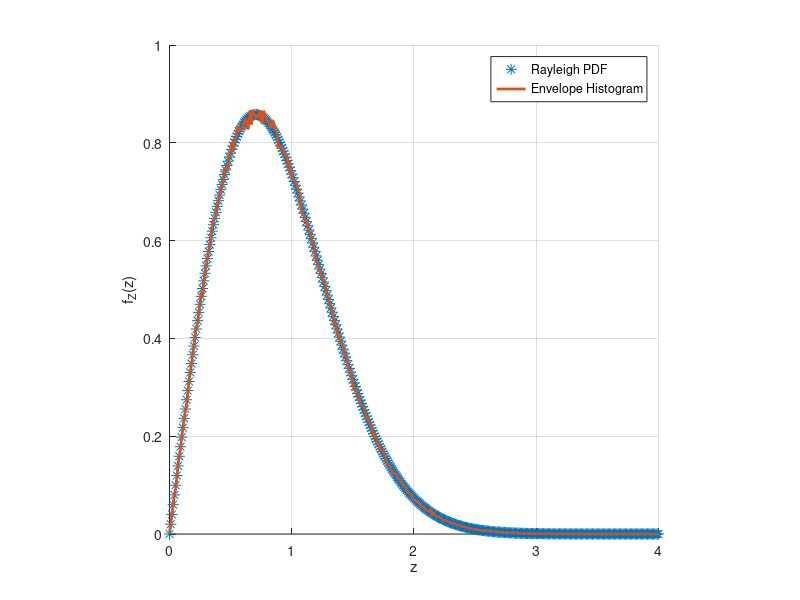
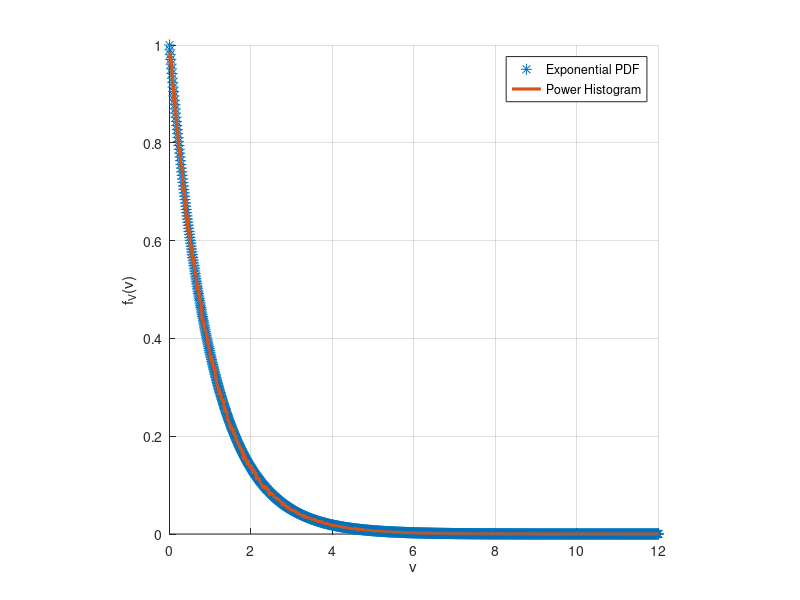

The MATLAB source for these figures, in order:
clear;clc;
rayleigh_data = sqrt(0.5).*(randn(1,1e6)+1i.*randn(1,1e6));
rayleigh_power = abs(rayleigh_data).^2;
bin_width = 1e-2;
lims = 0:bin_width:4;
N = hist(abs(rayleigh_data),lims);hold on;
plot(lims,2.*lims.*exp(-lims.^2),'*','MarkerSize',8);
plot(lims,N./1e6./bin_width,'LineWidth',2);
legend('Rayleigh PDF','Envelope Histogram');
xlabel('z');ylabel('f_Z(z)');
axis square;
grid on;
bin_width = 1e-2;
lims2 = 0:bin_width:12;
N2 = hist(rayleigh_power,lims2);
figure,
hold on;
exp_pdf = exp(-lims2);
plot(lims2,exp_pdf,'*','MarkerSize',8);
plot(lims2(2:end),N2(2:end)./1e6./bin_width,'LineWidth',2.3);
legend('Exponential PDF','Power Histogram');
xlabel('v');ylabel('f_V(v)');
axis square;
grid on;